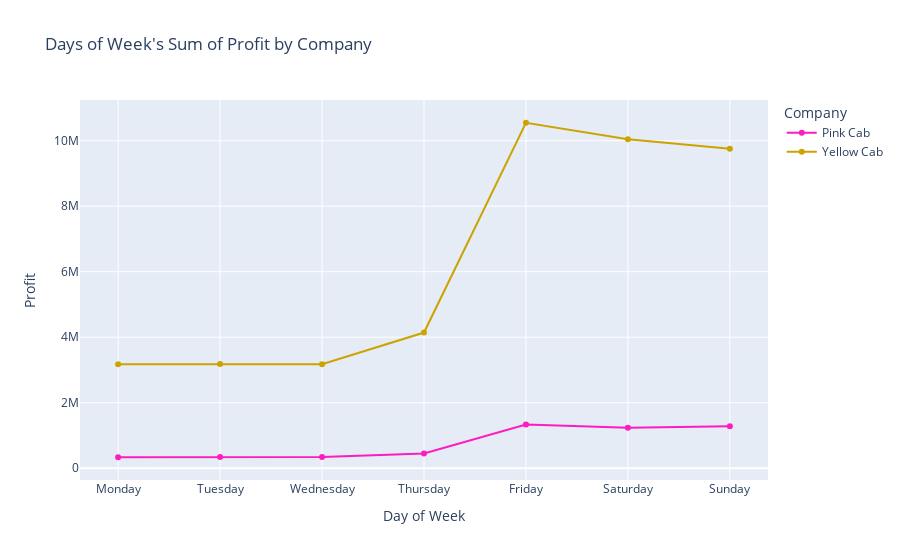

This figure's notebook cell:
### Markdown cell above
For Yellow Cab, each cab can generate for the company $7.49, $7.48 and $6.36 in 2016, 2017 and 2018 respectively. In contrast, this number is lower for Pink Cab with $3.04, $2.97 and $2.36 respectively in the same year range. 

For each customer riding with Yellow Cab, each customer brought $169.35, $168.82 and $143.42 from 2016 to 2018 respectively wheras this number is $68.32, $67.07 and $53.23 respectively.

### Code cell
temp_df_p = data.groupby(['Company', 'Day of Week']).agg({"Profit":"sum"}).reset_index()
#create a mapping of the sort order
sortbox = {'Monday':1,'Tuesday':2,'Wednesday':3,'Thursday':4,'Friday':5, 'Saturday':6,'Sunday':7}

#create new column with the sort order
temp_df_p['sort_column'] = temp_df_p['Day of Week'].map(sortbox)

#sort with sort_column

temp_df_p = temp_df_p.sort_values('sort_column').drop('sort_column',axis=1).reset_index(drop=True)

fig = px.line(temp_df_p, x="Day of Week", y="Profit", color= "Company", title="Days of Week's Sum of Profit by Company", color_discrete_map={'(?)':'black', 'Pink Cab':'#FC1CBF', 'Yellow Cab':'#cca300'})
fig.update_traces(mode='markers+lines')
fig.show()

### Figure 1 — Plotly figure (JSON) as saved in the notebook; plotly's stock layout.template omitted (floating-point values rounded to 4 significant figures)
{"data": [{"hovertemplate": "Company=Pink Cab<br>Day of Week=%{x}<br>Profit=%{y}<extra></extra>", "legendgroup": "Pink Cab", "line": {"color": "#FC1CBF", "dash": "solid"}, "marker": {"symbol": "circle"}, "mode": "markers+lines", "name": "Pink Cab", "orientation": "v", "showlegend": true, "type": "scatter", "x": ["Monday", "Tuesday", "Wednesday", "Thursday", "Friday", "Saturday", "Sunday"], "xaxis": "x", "y": [332600.0, 338900.0, 337000.0, 449500.0, 1333000.0, 1236000.0, 1281000.0], "yaxis": "y"}, {"hovertemplate": "Company=Yellow Cab<br>Day of Week=%{x}<br>Profit=%{y}<extra></extra>", "legendgroup": "Yellow Cab", "line": {"color": "#cca300", "dash": "solid"}, "marker": {"symbol": "circle"}, "mode": "markers+lines", "name": "Yellow Cab", "orientation": "v", "showlegend": true, "type": "scatter", "x": ["Monday", "Tuesday", "Wednesday", "Thursday", "Friday", "Saturday", "Sunday"], "xaxis": "x", "y": [3172000.0, 3180000.0, 3177000.0, 4141000.0, 10550000.0, 10040000.0, 9758000.0], "yaxis": "y"}], "layout": {"legend": {"title": {"text": "Company"}, "tracegroupgap": 0}, "title": {"text": "Days of Week's Sum of Profit by Company"}, "xaxis": {"anchor": "y", "domain": [0, 1], "title": {"text": "Day of Week"}}, "yaxis": {"anchor": "x", "domain": [0, 1], "title": {"text": "Profit"}}}}
